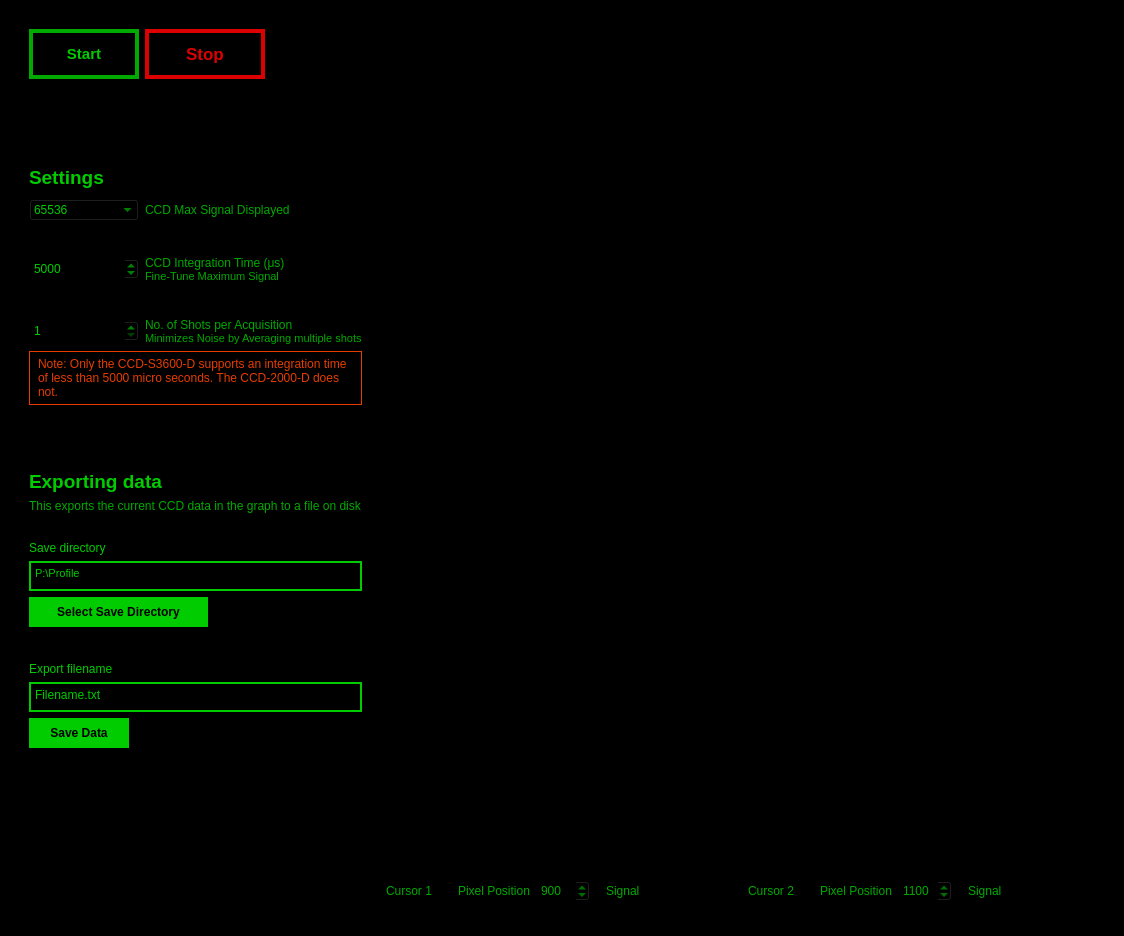
<?xml version="1.0" encoding="UTF-8"?>
<ui version="4.0">
 <class>MainWindow</class>
 <widget class="QMainWindow" name="MainWindow">
  <property name="geometry">
   <rect>
    <x>0</x>
    <y>0</y>
    <width>1124</width>
    <height>936</height>
   </rect>
  </property>
  <property name="windowTitle">
   <string>CCD Viewer</string>
  </property>
  <property name="styleSheet">
   <string notr="true">background-color: #000 </string>
  </property>
  <widget class="QWidget" name="centralwidget">
   <layout class="QHBoxLayout" name="horizontalLayout" stretch="0,0,0">
    <property name="leftMargin">
     <number>20</number>
    </property>
    <property name="topMargin">
     <number>20</number>
    </property>
    <property name="rightMargin">
     <number>20</number>
    </property>
    <property name="bottomMargin">
     <number>20</number>
    </property>
    <item>
     <widget class="QWidget" name="widget" native="true">
      <property name="sizePolicy">
       <sizepolicy hsizetype="Maximum" vsizetype="Preferred">
        <horstretch>1</horstretch>
        <verstretch>0</verstretch>
       </sizepolicy>
      </property>
      <property name="minimumSize">
       <size>
        <width>0</width>
        <height>0</height>
       </size>
      </property>
      <property name="maximumSize">
       <size>
        <width>16777215</width>
        <height>16777215</height>
       </size>
      </property>
      <layout class="QGridLayout" name="gridLayout_8">
       <item row="2" column="0">
        <layout class="QVBoxLayout" name="verticalLayout_6">
         <property name="sizeConstraint">
          <enum>QLayout::SetDefaultConstraint</enum>
         </property>
         <item>
          <layout class="QGridLayout" name="gridLayout_3">
           <property name="verticalSpacing">
            <number>10</number>
           </property>
           <item row="1" column="1">
            <spacer name="verticalSpacer_3">
             <property name="orientation">
              <enum>Qt::Vertical</enum>
             </property>
             <property name="sizeType">
              <enum>QSizePolicy::Fixed</enum>
             </property>
             <property name="sizeHint" stdset="0">
              <size>
               <width>20</width>
               <height>100</height>
              </size>
             </property>
            </spacer>
           </item>
           <item row="0" column="0">
            <widget class="QPushButton" name="StartButton">
             <property name="minimumSize">
              <size>
               <width>0</width>
               <height>50</height>
              </size>
             </property>
             <property name="maximumSize">
              <size>
               <width>120</width>
               <height>16777215</height>
              </size>
             </property>
             <property name="font">
              <font>
               <family>Arial</family>
               <pointsize>11</pointsize>
               <weight>75</weight>
               <italic>false</italic>
               <bold>true</bold>
               <kerning>true</kerning>
              </font>
             </property>
             <property name="toolTip">
              <string>Start the CCD measurement</string>
             </property>
             <property name="styleSheet">
              <string notr="true">color:#00cc00; background-color: #000000; border:4px solid #00aa00;</string>
             </property>
             <property name="text">
              <string>Start</string>
             </property>
            </widget>
           </item>
           <item row="1" column="0">
            <widget class="QLabel" name="label">
             <property name="font">
              <font>
               <family>Arial</family>
               <pointsize>14</pointsize>
               <weight>75</weight>
               <bold>true</bold>
              </font>
             </property>
             <property name="styleSheet">
              <string notr="true">color:#00cc00</string>
             </property>
             <property name="text">
              <string>Settings</string>
             </property>
             <property name="alignment">
              <set>Qt::AlignBottom|Qt::AlignLeading|Qt::AlignLeft</set>
             </property>
            </widget>
           </item>
           <item row="0" column="1">
            <widget class="QPushButton" name="StopButton">
             <property name="minimumSize">
              <size>
               <width>0</width>
               <height>50</height>
              </size>
             </property>
             <property name="maximumSize">
              <size>
               <width>120</width>
               <height>16777215</height>
              </size>
             </property>
             <property name="font">
              <font>
               <family>Arial</family>
               <pointsize>13</pointsize>
               <weight>75</weight>
               <bold>true</bold>
              </font>
             </property>
             <property name="styleSheet">
              <string notr="true">color:#dd0000; background-color: #000000; border:4px solid #dd0000;</string>
             </property>
             <property name="text">
              <string>Stop</string>
             </property>
            </widget>
           </item>
           <item row="7" column="0">
            <widget class="QSpinBox" name="shots_per_acq">
             <property name="styleSheet">
              <string notr="true">font: 75 12pt &quot;Arial&quot;; color:#00cc00</string>
             </property>
             <property name="alignment">
              <set>Qt::AlignLeading|Qt::AlignLeft|Qt::AlignTop</set>
             </property>
             <property name="minimum">
              <number>1</number>
             </property>
             <property name="maximum">
              <number>1000</number>
             </property>
            </widget>
           </item>
           <item row="4" column="0">
            <spacer name="verticalSpacer">
             <property name="orientation">
              <enum>Qt::Vertical</enum>
             </property>
             <property name="sizeHint" stdset="0">
              <size>
               <width>20</width>
               <height>25</height>
              </size>
             </property>
            </spacer>
           </item>
           <item row="5" column="0">
            <widget class="QSpinBox" name="t_int">
             <property name="styleSheet">
              <string notr="true">font: 75 12pt &quot;Arial&quot;; color:#00cc00</string>
             </property>
             <property name="alignment">
              <set>Qt::AlignLeading|Qt::AlignLeft|Qt::AlignTop</set>
             </property>
             <property name="minimum">
              <number>10</number>
             </property>
             <property name="maximum">
              <number>90000</number>
             </property>
             <property name="singleStep">
              <number>1000</number>
             </property>
             <property name="value">
              <number>5000</number>
             </property>
            </widget>
           </item>
           <item row="5" column="1">
            <widget class="QLabel" name="label_21">
             <property name="styleSheet">
              <string notr="true">color: rgb(0, 170, 0);
font: 75 12pt &quot;Arial&quot;;</string>
             </property>
             <property name="text">
              <string>CCD Integration Time (μs)&lt;br&gt;&lt;span style=&quot; font-size:8pt;&quot;&gt; Fine-Tune Maximum Signal&lt;/span&gt;</string>
             </property>
            </widget>
           </item>
           <item row="7" column="1">
            <widget class="QLabel" name="label_22">
             <property name="styleSheet">
              <string notr="true">color: rgb(0, 170, 0);
font: 75 12pt &quot;Arial&quot;;</string>
             </property>
             <property name="text">
              <string>No. of Shots per Acquisition &lt;br&gt;&lt;span style=&quot; font-size:8pt;&quot;&gt;Minimizes Noise by Averaging multiple shots&lt;/span&gt;</string>
             </property>
            </widget>
           </item>
           <item row="3" column="0">
            <widget class="QComboBox" name="VmaxEdit">
             <property name="styleSheet">
              <string notr="true">font: 75 12pt &quot;Arial&quot;; color:#00cc00</string>
             </property>
              <item>
              <property name="text">
               <string>65536</string>
              </property>
             </item>
             <item>
              <property name="text">
               <string>32768</string>
              </property>
             </item>
             <item>
              <property name="text">
               <string>16384</string>
              </property>
             </item>
             <item>
              <property name="text">
               <string>8192</string>
              </property>
             </item>
             <item>
              <property name="text">
               <string>4096</string>
              </property>
             </item>
             <item>
              <property name="text">
               <string>2048</string>
              </property>
             </item>
             <item>
              <property name="text">
               <string>1024</string>
              </property>
             </item>
             <item>
              <property name="text">
               <string>512</string>
              </property>
             </item>
            </widget>
           </item>
           <item row="6" column="1">
            <spacer name="verticalSpacer_2">
             <property name="orientation">
              <enum>Qt::Vertical</enum>
             </property>
             <property name="sizeType">
              <enum>QSizePolicy::Fixed</enum>
             </property>
             <property name="sizeHint" stdset="0">
              <size>
               <width>20</width>
               <height>25</height>
              </size>
             </property>
            </spacer>
           </item>
           <item row="3" column="1">
            <widget class="QLabel" name="label_23">
             <property name="styleSheet">
              <string notr="true">color: rgb(0, 170, 0);
font: 75 12pt &quot;Arial&quot;;</string>
             </property>
             <property name="text">
              <string>CCD Max Signal Displayed</string>
             </property>
            </widget>
           </item>
          </layout>
         </item>
         <item>
          <widget class="QLabel" name="integrationTimeNote">
           <property name="enabled">
            <bool>true</bool>
           </property>
           <property name="sizePolicy">
            <sizepolicy hsizetype="Expanding" vsizetype="Expanding">
             <horstretch>1</horstretch>
             <verstretch>1</verstretch>
            </sizepolicy>
           </property>
           <property name="maximumSize">
            <size>
             <width>10000</width>
             <height>300</height>
            </size>
           </property>
           <property name="styleSheet">
            <string notr="true">font: 75 8pt &quot;Arial&quot;;
color: rgb(230, 60, 0);padding:5px</string>
           </property>
           <property name="frameShape">
            <enum>QFrame::Box</enum>
           </property>
           <property name="text">
            <string>Note: Only the CCD-S3600-D supports an integration time of less than 5000 micro seconds. The CCD-2000-D does not.</string>
           </property>
           <property name="textFormat">
            <enum>Qt::PlainText</enum>
           </property>
           <property name="wordWrap">
            <bool>true</bool>
           </property>
           <property name="margin">
            <number>10</number>
           </property>
          </widget>
         </item>
         <item>
          <widget class="Line" name="line_3">
           <property name="orientation">
            <enum>Qt::Horizontal</enum>
           </property>
          </widget>
         </item>
         <item>
          <spacer name="verticalSpacer_15">
           <property name="orientation">
            <enum>Qt::Vertical</enum>
           </property>
           <property name="sizeType">
            <enum>QSizePolicy::Maximum</enum>
           </property>
           <property name="sizeHint" stdset="0">
            <size>
             <width>20</width>
             <height>50</height>
            </size>
           </property>
          </spacer>
         </item>
         <item>
          <widget class="QLabel" name="label_2">
           <property name="font">
            <font>
             <family>Arial</family>
             <pointsize>14</pointsize>
             <weight>75</weight>
             <bold>true</bold>
            </font>
           </property>
           <property name="styleSheet">
            <string notr="true">color:#00cc00</string>
           </property>
           <property name="text">
            <string>Exporting data</string>
           </property>
          </widget>
         </item>
         <item>
          <layout class="QVBoxLayout" name="verticalLayout_7" stretch="0,0,0,0,0,0,0,0,0,0,0">
           <item>
            <layout class="QHBoxLayout" name="horizontalLayout_5">
             <property name="spacing">
              <number>1</number>
             </property>
             <item>
              <widget class="QLabel" name="label_25">
               <property name="maximumSize">
                <size>
                 <width>16777215</width>
                 <height>80</height>
                </size>
               </property>
               <property name="styleSheet">
                <string notr="true">color: rgb(0, 170, 0);
font: 75 8pt &quot;Arial&quot;;</string>
               </property>
               <property name="text">
                <string>This exports the current CCD data in the graph to a file on disk</string>
               </property>
              </widget>
             </item>
            </layout>
           </item>
           <item>
            <widget class="Line" name="line">
             <property name="orientation">
              <enum>Qt::Horizontal</enum>
             </property>
            </widget>
           </item>
           <item>
            <spacer name="verticalSpacer_16">
             <property name="orientation">
              <enum>Qt::Vertical</enum>
             </property>
             <property name="sizeType">
              <enum>QSizePolicy::Fixed</enum>
             </property>
             <property name="sizeHint" stdset="0">
              <size>
               <width>20</width>
               <height>13</height>
              </size>
             </property>
            </spacer>
           </item>
           <item>
            <widget class="QLabel" name="label_26">
             <property name="maximumSize">
              <size>
               <width>16777215</width>
               <height>30</height>
              </size>
             </property>
             <property name="styleSheet">
              <string notr="true">font: 75 8pt &quot;Arial&quot;; color:#00cc00</string>
             </property>
             <property name="text">
              <string>Save directory</string>
             </property>
             <property name="alignment">
              <set>Qt::AlignLeading|Qt::AlignLeft|Qt::AlignVCenter</set>
             </property>
            </widget>
           </item>
           <item>
            <widget class="QTextEdit" name="SaveDirectoryText">
             <property name="maximumSize">
              <size>
               <width>16667</width>
               <height>30</height>
              </size>
             </property>
             <property name="font">
              <font>
               <family>Arial</family>
               <pointsize>9</pointsize>
               <weight>9</weight>
               <italic>false</italic>
               <bold>false</bold>
              </font>
             </property>
             <property name="layoutDirection">
              <enum>Qt::LeftToRight</enum>
             </property>
             <property name="styleSheet">
              <string notr="true">font: 75 9pt &quot;Arial&quot;; color:#00cc00; border:2px solid #00cc00;</string>
             </property>
             <property name="html">
              <string>&lt;!DOCTYPE HTML PUBLIC &quot;-//W3C//DTD HTML 4.0//EN&quot; &quot;http://www.w3.org/TR/REC-html40/strict.dtd&quot;&gt;
&lt;html&gt;&lt;head&gt;&lt;meta name=&quot;qrichtext&quot; content=&quot;1&quot; /&gt;&lt;style type=&quot;text/css&quot;&gt;
p, li { white-space: pre-wrap; }
&lt;/style&gt;&lt;/head&gt;&lt;body style=&quot; font-family:'Arial'; font-size:9pt; font-weight:72; font-style:normal;&quot;&gt;
&lt;p style=&quot; margin-top:0px; margin-bottom:0px; margin-left:0px; margin-right:0px; -qt-block-indent:0; text-indent:0px;&quot;&gt;&lt;span style=&quot; font-size:8pt;&quot;&gt;P:\Profile&lt;/span&gt;&lt;/p&gt;&lt;/body&gt;&lt;/html&gt;</string>
             </property>
             <property name="placeholderText">
              <string>P:\Profile</string>
             </property>
            </widget>
           </item>
           <item>
            <widget class="QPushButton" name="SelectPathButton">
             <property name="minimumSize">
              <size>
               <width>0</width>
               <height>30</height>
              </size>
             </property>
             <property name="maximumSize">
              <size>
               <width>179</width>
               <height>16777215</height>
              </size>
             </property>
             <property name="font">
              <font>
               <family>Arial</family>
               <weight>75</weight>
               <bold>true</bold>
              </font>
             </property>
             <property name="styleSheet">
              <string notr="true">background-color:#00cc00; color: #000; border:0px;</string>
             </property>
             <property name="text">
              <string>Select Save Directory</string>
             </property>
            </widget>
           </item>
           <item>
            <spacer name="verticalSpacer_17">
             <property name="orientation">
              <enum>Qt::Vertical</enum>
             </property>
             <property name="sizeType">
              <enum>QSizePolicy::Fixed</enum>
             </property>
             <property name="sizeHint" stdset="0">
              <size>
               <width>20</width>
               <height>20</height>
              </size>
             </property>
            </spacer>
           </item>
           <item>
            <widget class="Line" name="line_6">
             <property name="orientation">
              <enum>Qt::Horizontal</enum>
             </property>
            </widget>
           </item>
           <item>
            <widget class="QLabel" name="label_27">
             <property name="maximumSize">
              <size>
               <width>16777215</width>
               <height>30</height>
              </size>
             </property>
             <property name="styleSheet">
              <string notr="true">font: 75 8pt &quot;Arial&quot;; color:#00cc00</string>
             </property>
             <property name="text">
              <string>Export filename</string>
             </property>
             <property name="alignment">
              <set>Qt::AlignLeading|Qt::AlignLeft|Qt::AlignVCenter</set>
             </property>
            </widget>
           </item>
           <item>
            <widget class="QTextEdit" name="FileName">
             <property name="maximumSize">
              <size>
               <width>16667</width>
               <height>30</height>
              </size>
             </property>
             <property name="styleSheet">
              <string notr="true">font: 75 9pt &quot;Arial&quot;; color:#00cc00; border:2px solid #00cc00;</string>
             </property>
             <property name="html">
              <string>&lt;!DOCTYPE HTML PUBLIC &quot;-//W3C//DTD HTML 4.0//EN&quot; &quot;http://www.w3.org/TR/REC-html40/strict.dtd&quot;&gt;
&lt;html&gt;&lt;head&gt;&lt;meta name=&quot;qrichtext&quot; content=&quot;1&quot; /&gt;&lt;style type=&quot;text/css&quot;&gt;
p, li { white-space: pre-wrap; }
&lt;/style&gt;&lt;/head&gt;&lt;body style=&quot; font-family:'Arial'; font-size:9pt; font-weight:72; font-style:normal;&quot;&gt;
&lt;p style=&quot; margin-top:0px; margin-bottom:0px; margin-left:0px; margin-right:0px; -qt-block-indent:0; text-indent:0px;&quot;&gt;Filename.txt&lt;/p&gt;&lt;/body&gt;&lt;/html&gt;</string>
             </property>
             <property name="placeholderText">
              <string>Filename</string>
             </property>
            </widget>
           </item>
           <item>
            <widget class="QPushButton" name="SaveButton">
             <property name="minimumSize">
              <size>
               <width>0</width>
               <height>30</height>
              </size>
             </property>
             <property name="maximumSize">
              <size>
               <width>100</width>
               <height>16777215</height>
              </size>
             </property>
             <property name="font">
              <font>
               <family>Arial</family>
               <pointsize>9</pointsize>
               <weight>75</weight>
               <bold>true</bold>
              </font>
             </property>
             <property name="styleSheet">
              <string notr="true">background-color:#00cc00; border:0px</string>
             </property>
             <property name="text">
              <string>Save Data</string>
             </property>
            </widget>
           </item>
          </layout>
         </item>
        </layout>
       </item>
       <item row="3" column="0">
        <spacer name="verticalSpacer_4">
         <property name="orientation">
          <enum>Qt::Vertical</enum>
         </property>
         <property name="sizeHint" stdset="0">
          <size>
           <width>20</width>
           <height>40</height>
          </size>
         </property>
        </spacer>
       </item>
      </layout>
     </widget>
    </item>
    <item>
     <widget class="Line" name="line_4">
      <property name="orientation">
       <enum>Qt::Vertical</enum>
      </property>
     </widget>
    </item>
    <item>
     <layout class="QVBoxLayout" name="verticalLayout_2" stretch="0,0,0,0">
      <property name="spacing">
       <number>6</number>
      </property>
      <item>
       <widget class="PlotWidget" name="plotWidgetall"/>
      </item>
      <item>
       <widget class="PlotWidget" name="plotWidgetzoom"/>
      </item>
      <item>
       <widget class="Line" name="line_5">
        <property name="orientation">
         <enum>Qt::Horizontal</enum>
        </property>
       </widget>
      </item>
      <item>
       <layout class="QHBoxLayout" name="horizontalLayout_3">
        <item>
         <widget class="QLabel" name="label_8">
          <property name="styleSheet">
           <string notr="true">font: 75 12pt &quot;Arial&quot;;
color: rgb(0, 170, 0);</string>
          </property>
          <property name="text">
           <string>Cursor 1</string>
          </property>
         </widget>
        </item>
        <item>
         <spacer name="horizontalSpacer_2">
          <property name="orientation">
           <enum>Qt::Horizontal</enum>
          </property>
          <property name="sizeType">
           <enum>QSizePolicy::Fixed</enum>
          </property>
          <property name="sizeHint" stdset="0">
           <size>
            <width>20</width>
            <height>20</height>
           </size>
          </property>
         </spacer>
        </item>
        <item>
         <widget class="QLabel" name="label_10">
          <property name="minimumSize">
           <size>
            <width>0</width>
            <height>0</height>
           </size>
          </property>
          <property name="styleSheet">
           <string notr="true">font: 75 8pt &quot;Arial&quot;;
color: rgb(0, 170, 0);</string>
          </property>
          <property name="text">
           <string>Pixel Position</string>
          </property>
         </widget>
        </item>
        <item>
         <widget class="QSpinBox" name="cursor1Pos">
          <property name="styleSheet">
           <string notr="true">font: 75 12pt &quot;Arial&quot;;
color: rgb(0, 170, 0);</string>
          </property>
          <property name="maximum">
           <number>4000</number>
          </property>
          <property name="value">
           <number>900</number>
          </property>
         </widget>
        </item>
        <item>
         <spacer name="horizontalSpacer_5">
          <property name="orientation">
           <enum>Qt::Horizontal</enum>
          </property>
          <property name="sizeType">
           <enum>QSizePolicy::Fixed</enum>
          </property>
          <property name="sizeHint" stdset="0">
           <size>
            <width>10</width>
            <height>20</height>
           </size>
          </property>
         </spacer>
        </item>
        <item>
         <widget class="QLabel" name="label_9">
          <property name="styleSheet">
           <string notr="true">font: 75 8pt &quot;Arial&quot;;
color: rgb(0, 170, 0);</string>
          </property>
          <property name="text">
           <string>Signal</string>
          </property>
         </widget>
        </item>
        <item>
         <widget class="QTextEdit" name="cursor1Sig">
          <property name="maximumSize">
           <size>
            <width>150</width>
            <height>50</height>
           </size>
          </property>
          <property name="styleSheet">
           <string notr="true">font: 75 12pt &quot;Arial&quot;;
color: rgb(0, 170, 0);
</string>
          </property>
          <property name="html">
           <string>&lt;!DOCTYPE HTML PUBLIC &quot;-//W3C//DTD HTML 4.0//EN&quot; &quot;http://www.w3.org/TR/REC-html40/strict.dtd&quot;&gt;
&lt;html&gt;&lt;head&gt;&lt;meta name=&quot;qrichtext&quot; content=&quot;1&quot; /&gt;&lt;style type=&quot;text/css&quot;&gt;
p, li { white-space: pre-wrap; }
&lt;/style&gt;&lt;/head&gt;&lt;body style=&quot; font-family:'Arial'; font-size:12pt; font-weight:72; font-style:normal;&quot;&gt;
&lt;p style=&quot;-qt-paragraph-type:empty; margin-top:0px; margin-bottom:0px; margin-left:0px; margin-right:0px; -qt-block-indent:0; text-indent:0px; vertical-align:middle;&quot;&gt;&lt;br /&gt;&lt;/p&gt;&lt;/body&gt;&lt;/html&gt;</string>
          </property>
         </widget>
        </item>
        <item>
         <spacer name="horizontalSpacer_4">
          <property name="orientation">
           <enum>Qt::Horizontal</enum>
          </property>
          <property name="sizeType">
           <enum>QSizePolicy::Expanding</enum>
          </property>
          <property name="sizeHint" stdset="0">
           <size>
            <width>40</width>
            <height>20</height>
           </size>
          </property>
         </spacer>
        </item>
        <item>
         <widget class="QLabel" name="label_11">
          <property name="styleSheet">
           <string notr="true">font: 75 12pt &quot;Arial&quot;;
color: rgb(0, 170, 0);</string>
          </property>
          <property name="text">
           <string>Cursor 2</string>
          </property>
         </widget>
        </item>
        <item>
         <spacer name="horizontalSpacer_3">
          <property name="orientation">
           <enum>Qt::Horizontal</enum>
          </property>
          <property name="sizeType">
           <enum>QSizePolicy::Fixed</enum>
          </property>
          <property name="sizeHint" stdset="0">
           <size>
            <width>20</width>
            <height>20</height>
           </size>
          </property>
         </spacer>
        </item>
        <item>
         <widget class="QLabel" name="label_12">
          <property name="styleSheet">
           <string notr="true">font: 75 8pt &quot;Arial&quot;;
color: rgb(0, 170, 0);</string>
          </property>
          <property name="text">
           <string>Pixel Position</string>
          </property>
         </widget>
        </item>
        <item>
         <widget class="QSpinBox" name="cursor2Pos">
          <property name="styleSheet">
           <string notr="true">font: 75 12pt &quot;Arial&quot;;
color: rgb(0, 170, 0);</string>
          </property>
          <property name="maximum">
           <number>4000</number>
          </property>
          <property name="value">
           <number>1100</number>
          </property>
         </widget>
        </item>
        <item>
         <spacer name="horizontalSpacer_6">
          <property name="orientation">
           <enum>Qt::Horizontal</enum>
          </property>
          <property name="sizeType">
           <enum>QSizePolicy::Fixed</enum>
          </property>
          <property name="sizeHint" stdset="0">
           <size>
            <width>10</width>
            <height>20</height>
           </size>
          </property>
         </spacer>
        </item>
        <item>
         <widget class="QLabel" name="label_13">
          <property name="styleSheet">
           <string notr="true">font: 75 8pt &quot;Arial&quot;;
color: rgb(0, 170, 0);</string>
          </property>
          <property name="text">
           <string>Signal</string>
          </property>
         </widget>
        </item>
        <item>
         <widget class="QTextEdit" name="cursor2Sig">
          <property name="maximumSize">
           <size>
            <width>150</width>
            <height>50</height>
           </size>
          </property>
          <property name="styleSheet">
           <string notr="true">font: 75 12pt &quot;Arial&quot;;
color: rgb(0, 170, 0);</string>
          </property>
         </widget>
        </item>
       </layout>
      </item>
     </layout>
    </item>
   </layout>
  </widget>
  <widget class="QMenuBar" name="menubar">
   <property name="geometry">
    <rect>
     <x>0</x>
     <y>0</y>
     <width>1124</width>
     <height>21</height>
    </rect>
   </property>
  </widget>
 </widget>
 <customwidgets>
  <customwidget>
   <class>PlotWidget</class>
   <extends>QGraphicsView</extends>
   <header>pyqtgraph/widgets/PlotWidget.h</header>
  </customwidget>
 </customwidgets>
 <resources/>
 <connections/>
</ui>
